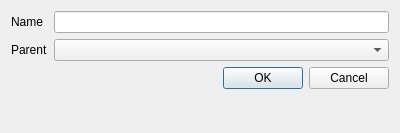
<?xml version="1.0" encoding="UTF-8"?>
<ui version="4.0">
 <class>NewCategoryDialog</class>
 <widget class="QDialog" name="NewCategoryDialog">
  <property name="geometry">
   <rect>
    <x>0</x>
    <y>0</y>
    <width>400</width>
    <height>133</height>
   </rect>
  </property>
  <property name="windowTitle">
   <string>New category</string>
  </property>
  <layout class="QFormLayout" name="formLayout">
   <item row="0" column="0">
    <widget class="QLabel" name="label">
     <property name="text">
      <string>Name</string>
     </property>
    </widget>
   </item>
   <item row="0" column="1">
    <widget class="QLineEdit" name="name"/>
   </item>
   <item row="1" column="0">
    <widget class="QLabel" name="label_2">
     <property name="text">
      <string>Parent</string>
     </property>
    </widget>
   </item>
   <item row="1" column="1">
    <widget class="QComboBox" name="parent_category"/>
   </item>
   <item row="2" column="0" colspan="2">
    <widget class="QDialogButtonBox" name="buttonBox">
     <property name="orientation">
      <enum>Qt::Horizontal</enum>
     </property>
     <property name="standardButtons">
      <set>QDialogButtonBox::Cancel|QDialogButtonBox::Ok</set>
     </property>
    </widget>
   </item>
  </layout>
 </widget>
 <resources/>
 <connections>
  <connection>
   <sender>buttonBox</sender>
   <signal>accepted()</signal>
   <receiver>NewCategoryDialog</receiver>
   <slot>accept()</slot>
   <hints>
    <hint type="sourcelabel">
     <x>248</x>
     <y>254</y>
    </hint>
    <hint type="destinationlabel">
     <x>157</x>
     <y>274</y>
    </hint>
   </hints>
  </connection>
  <connection>
   <sender>buttonBox</sender>
   <signal>rejected()</signal>
   <receiver>NewCategoryDialog</receiver>
   <slot>reject()</slot>
   <hints>
    <hint type="sourcelabel">
     <x>316</x>
     <y>260</y>
    </hint>
    <hint type="destinationlabel">
     <x>286</x>
     <y>274</y>
    </hint>
   </hints>
  </connection>
 </connections>
</ui>
